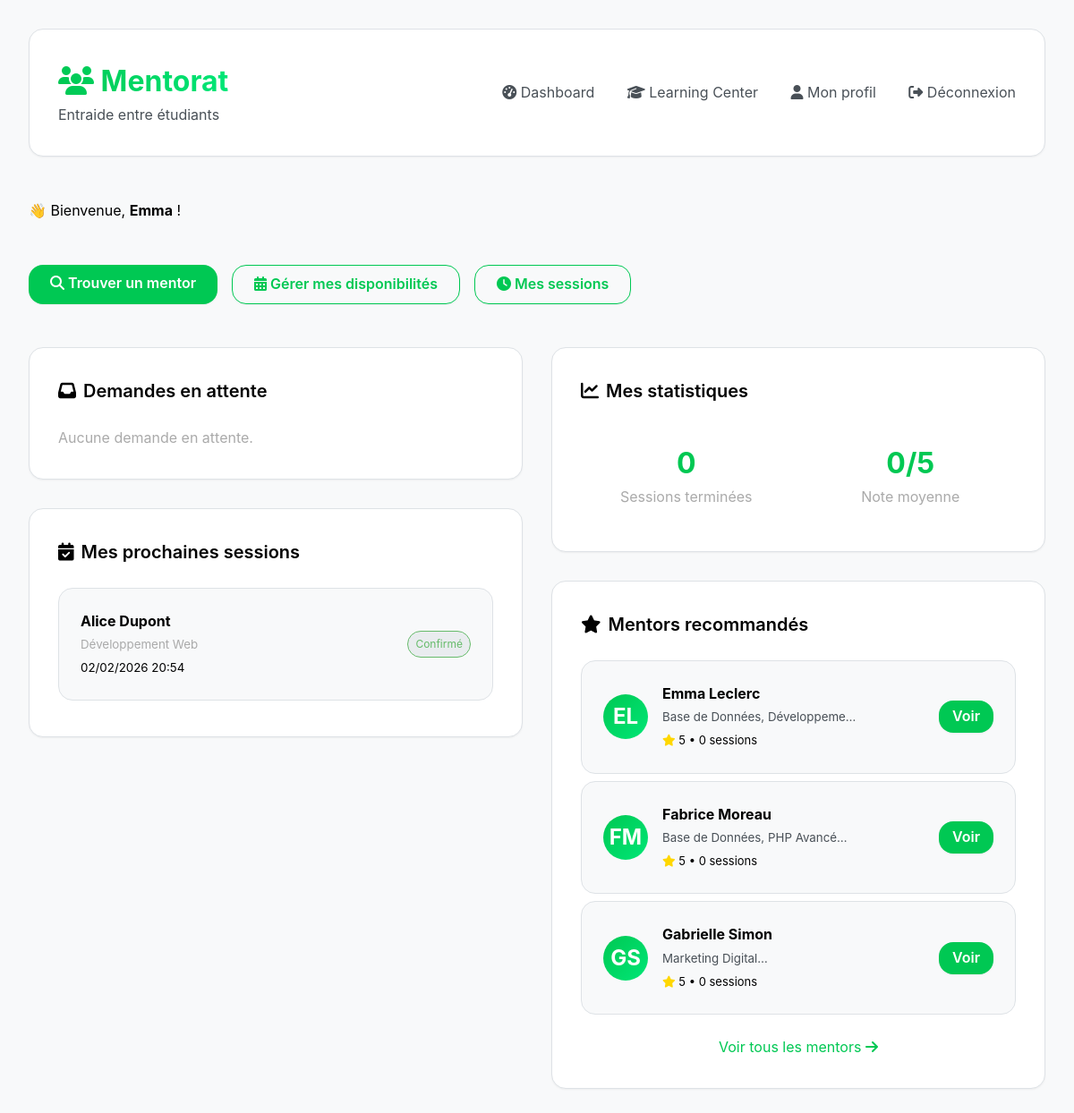
Page /mentorat.php (signed in) on the committed database.
### tables this page shows
CREATE TABLE `utilisateurs` (
  `id_utilisateur` int NOT NULL,
  `noma` varchar(20) NOT NULL,
  `nom` varchar(100) NOT NULL,
  `prenom` varchar(100) NOT NULL,
  `email` varchar(255) NOT NULL,
  `mot_de_passe` varchar(255) NOT NULL,
  `role` enum('etudiant','mentor','admin','professeur') DEFAULT 'etudiant',
  `promotion` int NOT NULL,
  `filiere` enum('business','technology') NOT NULL,
  `bio` text,
  `photo_profil` varchar(255) DEFAULT NULL,
  `date_inscription` datetime DEFAULT CURRENT_TIMESTAMP,
  `est_actif` tinyint(1) DEFAULT '1',
  `classe_id` int DEFAULT NULL
);

CREATE TABLE `sessions_mentorat` (
  `id_session` int NOT NULL,
  `etudiant_id` int NOT NULL,
  `mentor_id` int NOT NULL,
  `matiere_id` int NOT NULL,
  `titre_session` varchar(200) NOT NULL,
  `description_besoin` text NOT NULL,
  `date_session` datetime NOT NULL,
  `duree_minutes` int DEFAULT '60',
  `mode` enum('presentiel','visio') DEFAULT 'visio',
  `lieu` varchar(255) DEFAULT NULL,
  `statut` enum('demande_envoyee','demande_acceptee','demande_refusee','session_confirmee','session_terminee','session_annulee') DEFAULT 'demande_envoyee',
  `note_etudiant` int DEFAULT NULL,
  `feedback_etudiant` text,
  `feedback_mentor` text,
  `created_at` timestamp NULL DEFAULT CURRENT_TIMESTAMP,
  `updated_at` timestamp NULL DEFAULT CURRENT_TIMESTAMP ON UPDATE CURRENT_TIMESTAMP
);

CREATE TABLE `matieres` (
  `id_matiere` int NOT NULL,
  `code` varchar(20) NOT NULL,
  `nom` varchar(150) NOT NULL,
  `description` text,
  `filiere` enum('business','technology','commun') DEFAULT 'commun',
  `couleur_hex` varchar(7) DEFAULT '#3498db',
  `est_active` tinyint(1) DEFAULT '1'
);

### mentorat.php (the view, shortened to what this page needs)
<?php
require_once 'config/database.php';
$user_id = $_SESSION['user_id'];
$role = $_SESSION['role'];
$stmt = $pdo->prepare("SELECT * FROM utilisateurs WHERE id_utilisateur = ?");
$stmt->execute([$user_id]);
$user = $stmt->fetch();
if ($role == 'mentor') {
    $stmt = $pdo->prepare("
        SELECT s.*,
               u.prenom as etudiant_prenom, u.nom as etudiant_nom,
               m.nom as matiere_nom
        FROM sessions_mentorat s
        JOIN utilisateurs u ON s.etudiant_id = u.id_utilisateur
        JOIN matieres m ON s.matiere_id = m.id_matiere
        WHERE s.mentor_id = ? AND s.statut = 'demande_envoyee'
        ORDER BY s.date_session ASC
    ");
    $stmt->execute([$user_id]);
    $demandes_attente = $stmt->fetchAll();
    $stmt = $pdo->prepare("
        SELECT s.*,
               u.prenom as etudiant_prenom, u.nom as etudiant_nom,
               m.nom as matiere_nom
        FROM sessions_mentorat s
        JOIN utilisateurs u ON s.etudiant_id = u.id_utilisateur
        JOIN matieres m ON s.matiere_id = m.id_matiere
        WHERE s.mentor_id = ? AND s.statut IN ('demande_acceptee', 'session_confirmee')
        ORDER BY s.date_session ASC
    ");
    $stmt->execute([$user_id]);
    $sessions_mentor = $stmt->fetchAll();
    $stmt = $pdo->prepare("
        SELECT
            COUNT(*) as total_sessions,
            AVG(note_etudiant) as note_moyenne,
            SUM(CASE WHEN statut = 'session_terminee' THEN 1 ELSE 0 END) as sessions_terminees
        FROM sessions_mentorat
        WHERE mentor_id = ?
    ");
    $stmt->execute([$user_id]);
    $stats_mentor = $stmt->fetch();
}
$stmt = $pdo->prepare("
    SELECT
        u.id_utilisateur, u.prenom, u.nom, u.bio, u.photo_profil,
        MAX(cm.note_moyenne) as note_moyenne,
        SUM(cm.nombre_seances) as nombre_seances,
        GROUP_CONCAT(DISTINCT m.nom SEPARATOR ', ') as matieres
    FROM vue_mentors_disponibles v
    JOIN utilisateurs u ON v.id_utilisateur = u.id_utilisateur
    JOIN competences_mentors cm ON u.id_utilisateur = cm.mentor_id
    JOIN matieres m ON cm.matiere_id = m.id_matiere
    GROUP BY u.id_utilisateur
    ORDER BY note_moyenne DESC, nombre_seances DESC
    LIMIT 3
");
$stmt->execute();
$suggestions_mentors = $stmt->fetchAll();
?>
<!DOCTYPE html>
<html lang="fr">
<head>
    <link rel="stylesheet" href="https://cdnjs.cloudflare.com/ajax/libs/font-awesome/6.4.0/css/all.min.css">
</head>
<body>
    <div class="container">
        <div class="header">
            <div>
                <h1><i class="fas fa-users"></i> Mentorat</h1>
                <p style="color: var(--notion-gray-600);">Entraide entre étudiants</p>
            </div>
            <div class="nav-links">
                <a href="student_dashboard.php"><i class="fas fa-tachometer-alt"></i> Dashboard</a>
                <a href="learning-center.php"><i class="fas fa-graduation-cap"></i> Learning Center</a>
                <a href="profil.php"><i class="fas fa-user"></i> Mon profil</a>
                <a href="logout.php"><i class="fas fa-sign-out-alt"></i> Déconnexion</a>
            </div>
        </div>
        <div style="margin-bottom: var(--spacing-2xl);">
            <p>👋 Bienvenue, <strong><?= htmlspecialchars($user['prenom']) ?></strong> !</p>
        </div>
        <div style="display: flex; gap: var(--spacing-md); flex-wrap: wrap; margin-bottom: var(--spacing-2xl);">
            <a href="recherche-mentors.php" class="btn">
                <i class="fas fa-search"></i> Trouver un mentor
            </a>
            <?php if ($role == 'mentor'): ?>
                <a href="disponibilites.php" class="btn btn-outline" onclick="showConstructionAlert(event)">
                    <i class="fas fa-calendar-alt"></i> Gérer mes disponibilités
                </a>
                <a href="mes-sessions.php" class="btn btn-outline" onclick="showConstructionAlert(event)">
                    <i class="fas fa-clock"></i> Mes sessions
                </a>
            <?php else: ?>
                <a href="mes-sessions.php" class="btn btn-outline" onclick="showConstructionAlert(event)">
                    <i class="fas fa-history"></i> Mes demandes
                </a>
            <?php endif; ?>
        </div>
        <div class="grid-2">
            <div>
                <?php if ($role == 'mentor'): ?>
                    <div class="card">
                        <div class="card-title">
                            <i class="fas fa-inbox"></i> Demandes en attente
                        </div>
                        <?php if (empty($demandes_attente)): ?>
                            <p style="color: #aaa;">Aucune demande en attente.</p>
                        <?php endif; ?>
                    </div>
                    <div class="card">
                        <div class="card-title">
                            <i class="fas fa-calendar-check"></i> Mes prochaines sessions
                        </div>
                        <?php if (empty($sessions_mentor)): ?>
                            <p style="color: #aaa;">Aucune session à venir.</p>
                        <?php else: ?>
                            <?php foreach ($sessions_mentor as $s): ?>
                                <div class="session-item">
                                    <div>
                                        <strong><?= htmlspecialchars($s['etudiant_prenom'] . ' ' . $s['etudiant_nom']) ?></strong><br>
                                        <small style="color: #aaa;"><?= htmlspecialchars($s['matiere_nom']) ?></small><br>
                                        <small><?= date('d/m/Y H:i', strtotime($s['date_session'])) ?></small>
                                    </div>
                                    <span class="badge statut-confirme">Confirmé</span>
                                </div>
                            <?php endforeach; ?>
                        <?php endif; ?>
                    </div>
                <?php endif; ?>
            </div>
            <div>
                <?php if ($role == 'mentor'): ?>
                <div class="card">
                    <div class="card-title">
                        <i class="fas fa-chart-line"></i> Mes statistiques
                    </div>
                    <div style="display: grid; grid-template-columns: 1fr 1fr; gap: 15px;">
                        <div style="background: rgba(255,255,255,0.05); border-radius: 12px; padding: 15px; text-align: center;">
                            <div style="font-size: 32px; font-weight: 700; color: var(--primary);"><?= $stats_mentor['sessions_terminees'] ?? 0 ?></div>
                            <div style="color: #aaa;">Sessions terminées</div>
                        </div>
                        <div style="background: rgba(255,255,255,0.05); border-radius: 12px; padding: 15px; text-align: center;">
                            <div style="font-size: 32px; font-weight: 700; color: var(--primary);"><?= round($stats_mentor['note_moyenne'] ?? 0, 1) ?>/5</div>
                            <div style="color: #aaa;">Note moyenne</div>
                        </div>
                    </div>
                </div>
                <?php endif; ?>
                <div class="card">
                    <div class="card-title">
                        <i class="fas fa-star"></i> Mentors recommandés
                    </div>
                    <?php if (empty($suggestions_mentors)): ?>
                        <p style="color: var(--notion-gray-600);">Aucun mentor disponible pour le moment.</p>
                    <?php else: ?>
                        <?php foreach ($suggestions_mentors as $m): ?>
                            <div class="mentor-card">
                                <div class="mentor-avatar">
                                    <?= strtoupper(substr($m['prenom'], 0, 1) . substr($m['nom'], 0, 1)) ?>
                                </div>
                                <div style="flex: 1;">
                                    <strong><?= htmlspecialchars($m['prenom'] . ' ' . $m['nom']) ?></strong><br>
                                    <small style="color: var(--notion-gray-600);"><?= htmlspecialchars(substr($m['matieres'], 0, 30)) ?>…</small><br>
                                    <span style="font-size: 13px;">
                                        <i class="fas fa-star" style="color: #FFD700;"></i> <?= round($m['note_moyenne'], 1) ?>
                                        • <?= $m['nombre_seances'] ?> sessions
                                    </span>
                                </div>
                                <a href="profil-mentor.php?id=<?= $m['id_utilisateur'] ?>" class="btn" style="padding: 5px 15px;" onclick="showConstructionAlert(event)">Voir</a>
                            </div>
                        <?php endforeach; ?>
                    <?php endif; ?>
                    <div style="margin-top: var(--spacing-lg); text-align: center;">
                        <a href="recherche-mentors.php" style="color: var(--primary); text-decoration: none;">
                            Voir tous les mentors <i class="fas fa-arrow-right"></i>
                        </a>
                    </div>
                </div>
            </div>
        </div>
    </div>
</body>
</html>

### mentorat.php (style rules this page uses)
:root { --notion-blue: #4285f4; --notion-green: #00c853; --notion-purple: #8b5cf6; --notion-orange: #f97316; --notion-pink: #ec4899; --notion-red: #ef4444; --gradient-green: linear-gradient(135deg, #00c853, #00e676); --gradient-blue: linear-gradient(135deg, #4285f4, #1976d2); --gradient-purple: linear-gradient(135deg, #8b5cf6, #7c3aed); --notion-gray-50: #f8f9fa; --notion-gray-100: #e9ecef; --notion-gray-200: #dee2e6; --notion-gray-300: #ced4da; --notion-gray-400: #adb5bd; --notion-gray-500: #6c757d; --notion-gray-600: #495057; --notion-gray-700: #343a40; --notion-gray-800: #212529; --notion-gray-900: #000000; --spacing-xs: 0.25rem; --spacing-sm: 0.5rem; --spacing-md: 1rem; --spacing-lg: 1.5rem; --spacing-xl: 2rem; --spacing-2xl: 3rem; --radius-sm: 0.25rem; --radius-md: 0.5rem; --radius-lg: 1rem; --radius-xl: 1.5rem; --radius-full: 9999px; --shadow-sm: 0 1px 2px 0 rgba(0, 0, 0, 0.05); --shadow-md: 0 4px 6px -1px rgba(0, 0, 0, 0.1); --shadow-lg: 0 10px 15px -3px rgba(0, 0, 0, 0.1); --shadow-xl: 0 20px 25px -5px rgba(0, 0, 0, 0.1); --transition-fast: 150ms ease; --transition-base: 250ms ease; --transition-slow: 350ms ease; --primary: var(--notion-green); --primary-dark: #007e33; --tech-blue: var(--notion-blue); --business-green: var(--notion-green); }
* { margin: 0; padding: 0; box-sizing: border-box; }
body { font-family: 'Inter', -apple-system, BlinkMacSystemFont, 'Segoe UI', sans-serif; background: var(--notion-gray-50); color: var(--notion-gray-900); min-height: 100vh; padding: var(--spacing-xl); line-height: 1.6; }
.container { max-width: 1400px; margin: 0 auto; }
.header { display: flex; justify-content: space-between; align-items: center; background: white; border: 1px solid var(--notion-gray-200); border-radius: var(--radius-lg); padding: var(--spacing-xl); margin-bottom: var(--spacing-2xl); box-shadow: var(--shadow-sm); }
.header h1 { font-size: 2rem; background: linear-gradient(90deg, var(--notion-green), #00e676); -webkit-background-clip: text; -webkit-text-fill-color: transparent; font-weight: 700; }
.nav-links a { color: var(--notion-gray-600); text-decoration: none; margin-left: var(--spacing-xl); transition: color var(--transition-base); }
.grid-2 { display: grid; grid-template-columns: 1fr 1fr; gap: var(--spacing-xl); }
.card { background: white; border: 1px solid var(--notion-gray-200); border-radius: var(--radius-lg); padding: var(--spacing-xl); margin-bottom: var(--spacing-xl); box-shadow: var(--shadow-sm); transition: all var(--transition-base); }
.card-title { font-size: 1.25rem; margin-bottom: var(--spacing-lg); display: flex; align-items: center; gap: var(--spacing-sm); color: var(--notion-gray-900); font-weight: 600; }
.btn { display: inline-block; padding: var(--spacing-sm) var(--spacing-lg); background: var(--primary); color: white; text-decoration: none; border-radius: var(--radius-lg); font-weight: 600; transition: all var(--transition-base); border: none; cursor: pointer; box-shadow: var(--shadow-sm); }
.btn-outline { background: transparent; border: 1px solid var(--primary); color: var(--primary); }
.session-item { background: var(--notion-gray-50); border: 1px solid var(--notion-gray-200); border-radius: var(--radius-lg); padding: var(--spacing-lg); margin-bottom: var(--spacing-sm); display: flex; justify-content: space-between; align-items: center; transition: all var(--transition-base); }
.mentor-card { display: flex; align-items: center; gap: var(--spacing-md); background: var(--notion-gray-50); border: 1px solid var(--notion-gray-200); border-radius: var(--radius-lg); padding: var(--spacing-lg); margin-bottom: var(--spacing-sm); transition: all var(--transition-base); }
.mentor-avatar { width: 50px; height: 50px; border-radius: var(--radius-full); background: var(--gradient-green); display: flex; align-items: center; justify-content: center; font-size: 1.5rem; font-weight: bold; color: white; }
.badge { display: inline-block; padding: var(--spacing-xs) var(--spacing-sm); border-radius: var(--radius-full); font-size: 0.75rem; background: var(--notion-gray-100); color: var(--notion-gray-700); border: 1px solid var(--notion-gray-200); }
.statut-confirme { color: #66BB6A; border-color: #66BB6A; }

### rows in the picture
utilisateurs: prenom "Emma", prenom+nom "EL", prenom+nom "Emma Leclerc", matieres "Base de Données, Développeme", note_moyenne "5", nombre_seances "0"
sessions_mentorat: etudiant.nom "Alice Dupont", matiere.nom "Développement Web", date_session "02/02/2026 20:54"
utilisateurs: prenom+nom "FM", prenom+nom "Fabrice Moreau", matieres "Base de Données, PHP Avancé", note_moyenne "5", nombre_seances "0"
utilisateurs: prenom+nom "GS", prenom+nom "Gabrielle Simon", matieres "Marketing Digital", note_moyenne "5", nombre_seances "0"

### other values in the picture
$stats_mentor['sessions_terminees'] "0"
$stats_mentor['note_moyenne'] "0"
